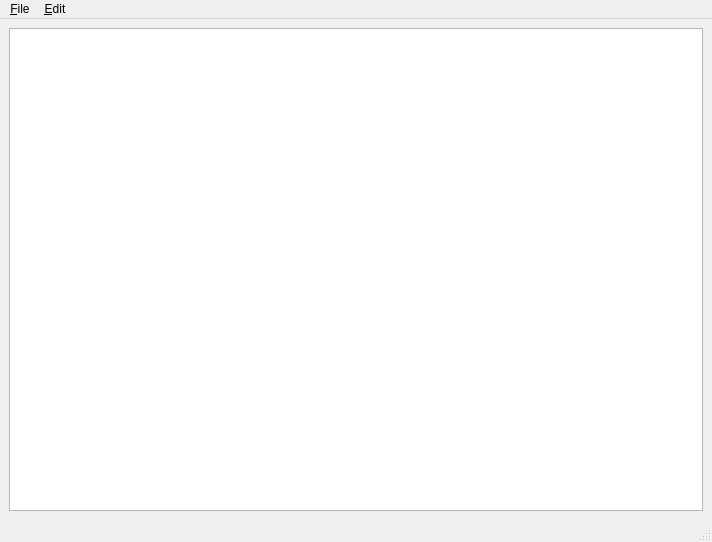
<?xml version="1.0" encoding="UTF-8"?>
<ui version="4.0">
 <class>MainWindow</class>
 <widget class="QMainWindow" name="MainWindow">
  <property name="geometry">
   <rect>
    <x>0</x>
    <y>0</y>
    <width>712</width>
    <height>542</height>
   </rect>
  </property>
  <property name="windowTitle">
   <string>MainWindow</string>
  </property>
  <widget class="QWidget" name="centralwidget">
   <layout class="QHBoxLayout" name="horizontalLayout">
    <item>
     <widget class="QTableView" name="tableView"/>
    </item>
   </layout>
  </widget>
  <widget class="QMenuBar" name="menubar">
   <property name="geometry">
    <rect>
     <x>0</x>
     <y>0</y>
     <width>712</width>
     <height>22</height>
    </rect>
   </property>
   <widget class="QMenu" name="menuFile">
    <property name="title">
     <string>&amp;File</string>
    </property>
    <addaction name="actionSave_as"/>
   </widget>
   <widget class="QMenu" name="menuEdit">
    <property name="title">
     <string>&amp;Edit</string>
    </property>
    <widget class="QMenu" name="menuColumn">
     <property name="title">
      <string>&amp;Column</string>
     </property>
     <addaction name="actionAdd_One"/>
    </widget>
    <widget class="QMenu" name="menuRow">
     <property name="title">
      <string>&amp;Row</string>
     </property>
     <addaction name="actionAdd_One_2"/>
    </widget>
    <addaction name="menuColumn"/>
    <addaction name="menuRow"/>
   </widget>
   <addaction name="menuFile"/>
   <addaction name="menuEdit"/>
  </widget>
  <widget class="QStatusBar" name="statusbar"/>
  <action name="actionSave_as">
   <property name="text">
    <string>&amp;Save As ...</string>
   </property>
  </action>
  <action name="actionAdd_One">
   <property name="text">
    <string>&amp;Add</string>
   </property>
  </action>
  <action name="actionAdd_One_2">
   <property name="text">
    <string>&amp;Add</string>
   </property>
  </action>
 </widget>
 <resources/>
 <connections/>
</ui>
